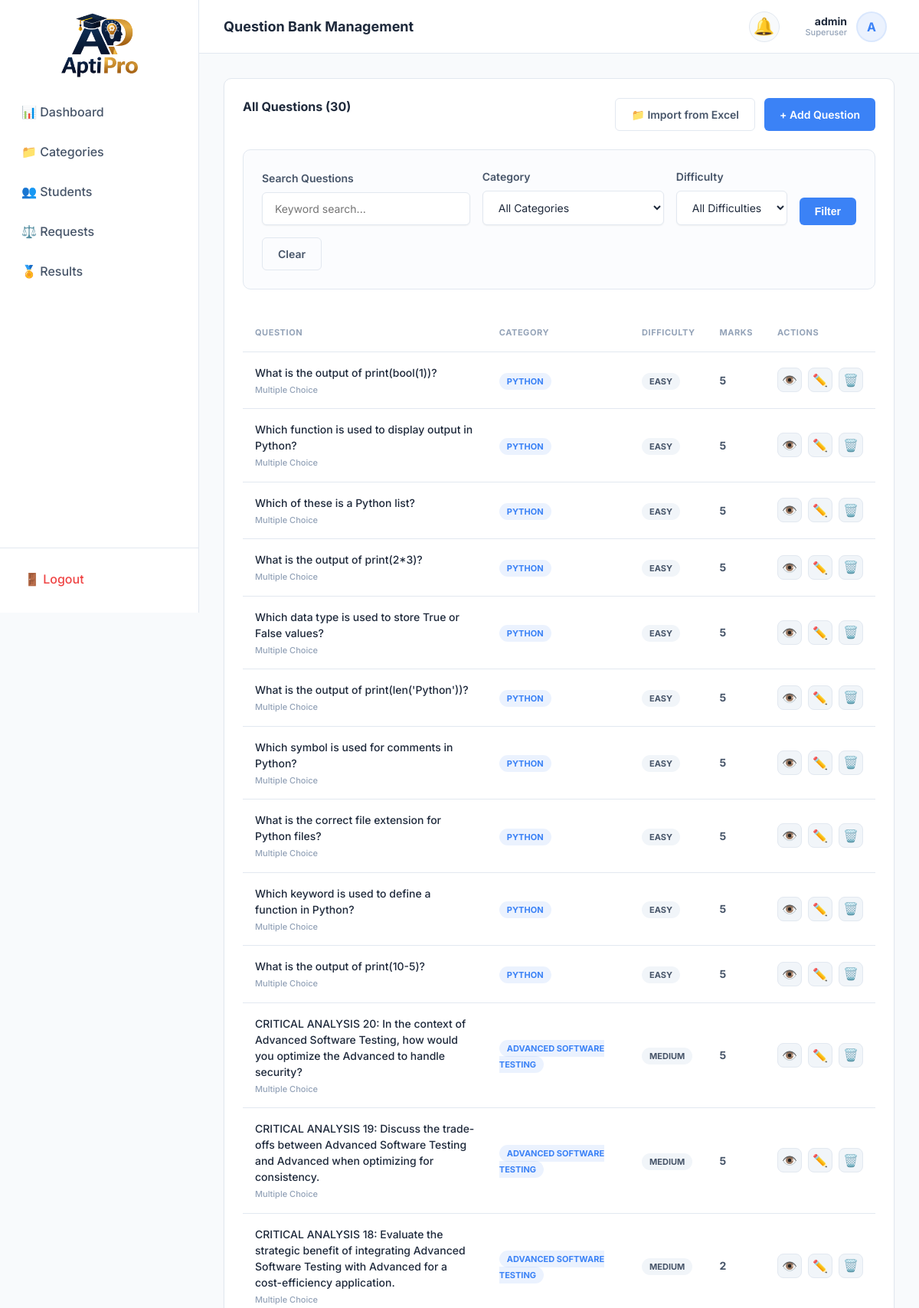
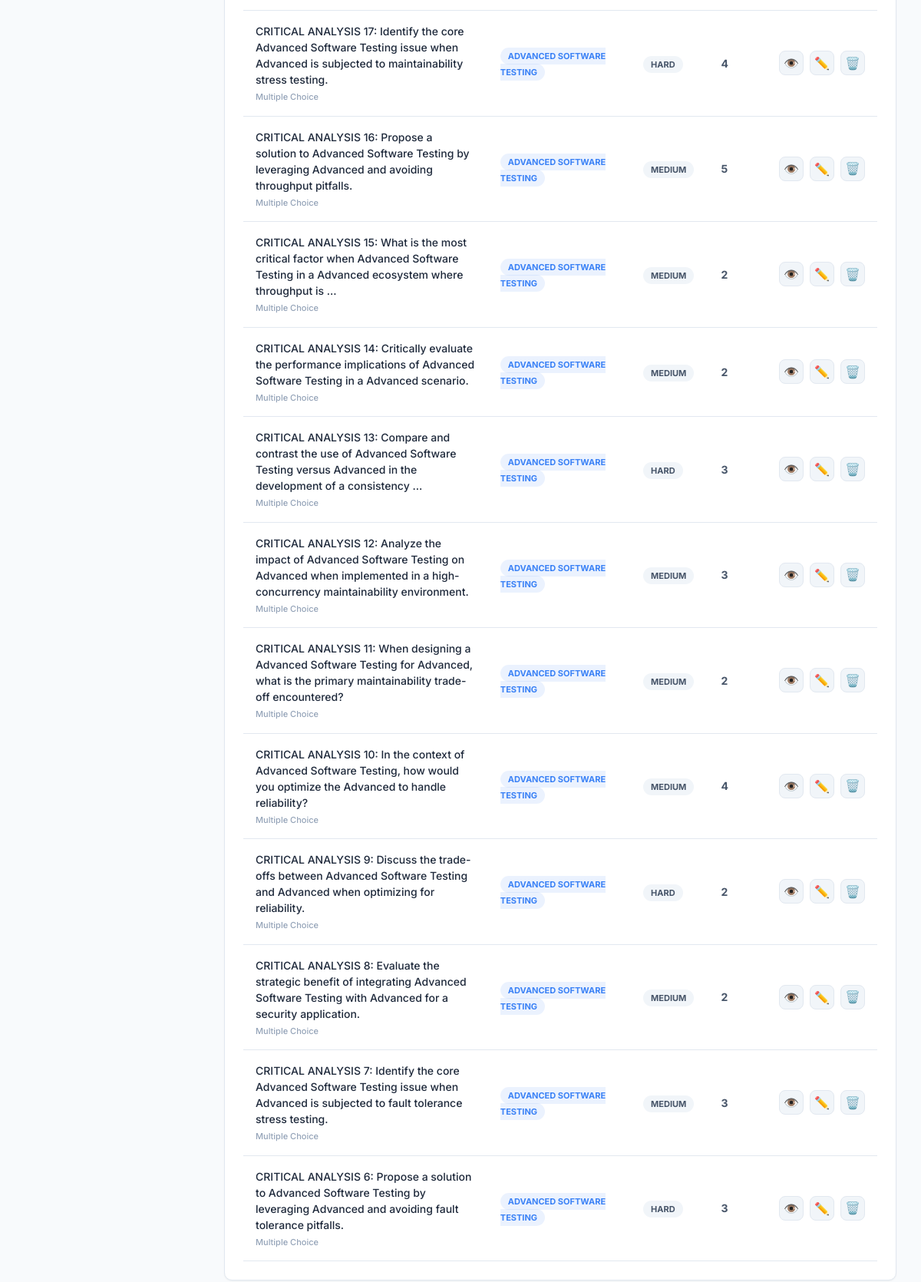
The app's page /admin-panel/questions/ (signed in) with its own data (2 pictures, top to bottom).
### exams/models.py (models this page shows, shortened)
class CustomUser(AbstractUser):
    class Role(models.TextChoices):
        STUDENT = 'Student', 'Student'
        ADMIN = 'Admin', 'Admin'
    role = models.CharField(
        max_length=10,
        choices=Role.choices,
        default=Role.STUDENT,
        db_index=True,
        help_text='Determines UI experience. Admin dashboard requires is_superuser.',
    )
    whatsapp_number = models.CharField(
        max_length=15,
        blank=True,
        validators=[
            RegexValidator(
                regex=r'^\+?1?\d{9,15}$',
                message='WhatsApp number must be 9-15 digits, optionally starting with +.',
            )
        ],
        help_text='WhatsApp number for direct contact.',
    )
    phone_number = models.CharField(
        max_length=15,
        blank=True,
        validators=[
            RegexValidator(
                regex=r'^\+?1?\d{9,15}$',
                message='Phone number must be 9-15 digits, optionally starting with +.',
            )
        ],
        help_text='Primary contact number.',
    )
    profile_photo = models.ImageField(
        upload_to='profile_photos/%Y/%m/',
        blank=True,
        null=True,
        help_text='Student profile picture.',
    )
    date_of_birth = models.DateField(
        blank=True,
        null=True,
        help_text='Student date of birth.',
    )
    address = models.TextField(
        blank=True,
        help_text='Full postal address.',
    )
    institution = models.CharField(
        max_length=200,
        blank=True,
        help_text='School / college / university name.',
    )
    @property
    def name(self):
        if self.first_name and self.last_name:
            return f"{self.first_name} {self.last_name}"
        return self.first_name or self.username
    class Meta:
        verbose_name = 'User'
        verbose_name_plural = 'Users'
        ordering = ['-date_joined']
        indexes = [
            models.Index(fields=['role'], name='idx_user_role'),
            models.Index(fields=['-date_joined'], name='idx_user_joined'),
            models.Index(fields=['email'], name='idx_user_email'),
        ]

class Question(models.Model):
    class Difficulty(models.TextChoices):
        EASY = 'Easy', 'Easy'
        MEDIUM = 'Medium', 'Medium'
        HARD = 'Hard', 'Hard'
    class QuestionType(models.TextChoices):
        MCQ = 'MCQ', 'Multiple Choice'
        SHORT_ANSWER = 'Short Answer', 'Short Answer'
        ESSAY = 'Essay', 'Essay'
        TRUE_FALSE = 'True/False', 'True / False'
    objects = QuestionManager()
    id = models.UUIDField(
        primary_key=True,
        default=uuid.uuid4,
        editable=False,
        help_text='Unique question identifier.',
    )
    category = models.ForeignKey(
        'Category',
        on_delete=models.CASCADE,
        related_name='questions',
        db_index=True,
        null=True, # For existing records during migration
        help_text='Linked category for this question.'
    )
    difficulty = models.CharField(
        max_length=10,
        choices=Difficulty.choices,
        default=Difficulty.MEDIUM,
        db_index=True,
        help_text='Difficulty tier for balanced paper generation.',
    )
    question_type = models.CharField(
        max_length=20,
        choices=QuestionType.choices,
        default=QuestionType.MCQ,
        db_index=True,
        help_text='Determines answer input format on the student interface.',
    )
    question_text = models.TextField(
        help_text='Full question statement displayed to the student.',
    )
    option_a = models.CharField(max_length=500, blank=True, help_text='Option A (MCQ / True-False).')
    option_b = models.CharField(max_length=500, blank=True, help_text='Option B (MCQ / True-False).')
    option_c = models.CharField(max_length=500, blank=True, help_text='Option C (MCQ).')
    option_d = models.CharField(max_length=500, blank=True, help_text='Option D (MCQ).')
    correct_answer = models.CharField(
        max_length=500,
        help_text='The correct answer. For MCQ, store the option letter (A/B/C/D).',
    )
    marks = models.PositiveIntegerField(
        default=1,
        validators=[MinValueValidator(1), MaxValueValidator(100)],
        help_text='Marks awarded for a correct answer (1-100).',
    )
    time_limit_minutes = models.PositiveIntegerField(
        default=2,
        validators=[MinValueValidator(1), MaxValueValidator(120)],
        help_text='Per-question time limit in minutes (1-120).',
    )
    created_by = models.ForeignKey(
        settings.AUTH_USER_MODEL,
        on_delete=models.SET_NULL,
        null=True,
        blank=True,
        related_name='created_questions',
        help_text='Admin who created or imported this question.',
    )
    created_at = models.DateTimeField(auto_now_add=True, db_index=True)
    updated_at = models.DateTimeField(auto_now=True)
    is_active = models.BooleanField(
        default=True,
        db_index=True,
        help_text='Soft-delete flag. Inactive questions are excluded from paper generation.',
    )
    objects = QuestionManager()
    class Meta:
        verbose_name = 'Question'
        verbose_name_plural = 'Questions'
        ordering = ['-created_at']
        indexes = [
            models.Index(fields=['category', 'difficulty'], name='idx_q_cat_diff'),
            models.Index(fields=['category', 'difficulty', 'is_active'], name='idx_q_cat_diff_active'),
            models.Index(fields=['question_type', 'is_active'], name='idx_q_type_active'),
            models.Index(fields=['-created_at'], name='idx_q_created'),
        ]

class Category(models.Model):
    name = models.CharField(
        max_length=100,
        unique=True,
        db_index=True,
        help_text='Name of the exam category.'
    )
    description = models.TextField(
        blank=True,
        help_text='Brief overview of what this category covers.'
    )
    created_at = models.DateTimeField(auto_now_add=True, db_index=True)
    is_active = models.BooleanField(
        default=True,
        db_index=True,
        help_text='Whether this category is visible to students.'
    )
    class Meta:
        verbose_name = 'Category'
        verbose_name_plural = 'Categories'
        ordering = ['name']
        indexes = [
            models.Index(fields=['name'], name='idx_cat_name'),
            models.Index(fields=['-created_at'], name='idx_cat_created'),
        ]

### exams/views.py (the view)
# urls.py: path('admin-panel/questions/', views.AdminQuestionsView.as_view(), name='admin_questions'),
class AdminQuestionsView(SuperuserRequiredMixin, ListView):
    template_name = 'exams/admin/questions.html'
    context_object_name = 'questions'
    paginate_by = 25
    def get_queryset(self):
        qs = Question.objects.filter(is_active=True).order_by('-created_at')
        category = self.request.GET.get('category', '').strip()
        difficulty = self.request.GET.get('difficulty', '').strip()
        q_type = self.request.GET.get('type', '').strip()
        search = self.request.GET.get('search', '').strip()
        if category:
            qs = qs.filter(category=category)
        if difficulty:
            qs = qs.filter(difficulty=difficulty)
        if q_type:
            qs = qs.filter(question_type=q_type)
        if search:
            qs = qs.filter(question_text__icontains=search)
        return qs
    def get_context_data(self, **kwargs):
        ctx = super().get_context_data(**kwargs)
        ctx['categories'] = Category.objects.all().order_by('name')
        ctx['difficulties'] = Question.Difficulty.choices
        ctx['question_types'] = Question.QuestionType.choices
        ctx['current_category'] = self.request.GET.get('category', '')
        ctx['current_difficulty'] = self.request.GET.get('difficulty', '')
        ctx['current_type'] = self.request.GET.get('type', '')
        ctx['search'] = self.request.GET.get('search', '')
        ctx['total_questions'] = Question.objects.filter(is_active=True).count()
        return ctx

### exams/mixins.py (called while the page is built)
    def test_func(self):
        return self.request.user.is_superuser

### templates/exams/admin/questions.html (shortened to what this page needs)
{% extends 'base.html' %}
{% load static %}
{% block page_title %}Question Bank Management{% endblock %}
{% block content %}
<div class="card">
  <div style="display: flex; align-items: center; justify-content: space-between; margin-bottom: 24px;">
    <div class="card-title">All Questions ({{ total_questions }})</div>
    <div style="display: flex; gap: 12px;">
      <a href="{% url 'admin_import_questions' %}" class="btn btn-outline btn-sm">📁 Import from Excel</a>
      <a href="{% url 'admin_add_question' %}" class="btn btn-primary btn-sm">+ Add Question</a>
    </div>
  </div>
  <div class="card" style="box-shadow: none; background: #fbfcfe; margin-bottom: 32px;">
    <form method="GET" style="display: flex; gap: 16px; flex-wrap: wrap; align-items: flex-end;">
      <div style="flex: 1; min-width: 200px;">
        <label class="label">Search Questions</label>
        <input type="text" name="search" value="{{ search }}" class="input" placeholder="Keyword search...">
      </div>
      <div style="min-width: 150px;">
        <label class="label">Category</label>
        <select name="category" class="input">
          <option value="">All Categories</option>
        </select>
      </div>
      <div style="min-width: 120px;">
        <label class="label">Difficulty</label>
        <select name="difficulty" class="input">
          <option value="">All Difficulties</option>
        </select>
      </div>
      <button type="submit" class="btn btn-primary">Filter</button>
      <a href="{% url 'admin_questions' %}" class="btn btn-outline">Clear</a>
    </form>
  </div>
  <div class="table-container">
    <table class="data-table">
      <thead>
        <tr>
          <th>Question</th>
          <th>Category</th>
          <th>Difficulty</th>
          <th>Marks</th>
          <th>Actions</th>
        </tr>
      </thead>
      <tbody>
        {% for q in questions %}
          <tr>
            <td style="max-width: 400px; font-weight: 500;">
              <div style="color: var(--text-primary);">{{ q.question_text|truncatewords:20 }}</div>
              <div style="font-size: 11px; color: var(--text-muted); margin-top: 4px;">{{ q.get_question_type_display }}</div>
            </td>
            <td><span class="badge badge-approved" style="background: var(--accent-primary-light); color: var(--accent-primary);">{{ q.category.name }}</span></td>
            <td><span class="badge badge-approved" style="background: #f1f5f9; color: var(--text-secondary);">{{ q.difficulty }}</span></td>
            <td style="font-weight: 700;">{{ q.marks }}</td>
            <td>
              <div style="display: flex; gap: 8px;">
                <a href="{% url 'admin_view_question' q.pk %}" class="btn-action btn-view" title="View Details">👁️</a>
                <a href="{% url 'admin_edit_question' q.pk %}" class="btn-action btn-edit" title="Edit Question">✏️</a>
                <form action="{% url 'admin_delete_question' q.pk %}" method="POST"
                      onsubmit="confirmAction({event: event, title: 'Delete Question?', text: 'This question will be permanently removed from the bank.', confirmButtonText: 'Yes, Delete', callback: () => this.submit()});" style="display: inline;">
                  <button type="submit" class="btn-action btn-delete" title="Delete Question">🗑️</button>
                </form>
              </div>
            </td>
          </tr>
        {% empty %}
          <tr>
            <td colspan="5" style="text-align: center; color: var(--text-muted); padding: 48px;">
              No questions matching your criteria.
            </td>
          </tr>
        {% endfor %}
      </tbody>
    </table>
  </div>
</div>
{% endblock %}

### templates/base.html (shortened to what this page needs)
{% load static %}
<!DOCTYPE html>
<html lang="en">
<head>
  <link rel="stylesheet" href="{% static 'css/style.css' %}">
</head>
<body class="{% block body_class %}{% endblock %}">
  <div class="app-container">
    {% if user.is_authenticated %}
    <div class="sidebar" id="sidebar">
      <div class="brand" style="display: flex; justify-content: center; margin-top: -3.5rem;margin-bottom: -4rem;">
        <img src="{% static 'images/logo.png' %}" alt="Aptipro Logo"
          style="height: 150px; width: 200px; object-fit: contain;">
      </div>
      <nav class="sidebar-nav">
        {% if user.is_superuser %}
        <a href="{% url 'admin_dashboard' %}"
          class="nav-link {% if request.resolver_match.url_name == 'admin_dashboard' %}active{% endif %}">📊
          Dashboard</a>
        <a href="{% url 'admin_categories' %}"
          class="nav-link {% if 'category' in request.resolver_match.url_name %}active{% endif %}">📁 Categories</a>
        <a href="{% url 'admin_students' %}"
          class="nav-link {% if 'student' in request.resolver_match.url_name %}active{% endif %}">👥 Students</a>
        <a href="{% url 'admin_exam_requests' %}"
          class="nav-link {% if 'request' in request.resolver_match.url_name %}active{% endif %}">⚖️ Requests</a>
        <a href="{% url 'admin_results' %}"
          class="nav-link {% if 'result' in request.resolver_match.url_name %}active{% endif %}">🏅 Results</a>
        {% endif %}
      </nav>
      <div style="padding: 16px; border-top: 1px solid var(--border-color);">
        <a href="{% url 'logout' %}" class="nav-link" style="color: var(--accent-danger);">🚪 Logout</a>
      </div>
    </div>
    {% endif %}
    <div class="main-content">
      {% if user.is_authenticated %}
      <header class="header">
        <h1 style="font-size: 18px; font-weight: 700; color: var(--text-primary);">
          {% block page_title %}Dashboard{% endblock %}
        </h1>
        <div class="header-actions">
          <div class="notification-container" id="notifContainer">
            <div class="notification-bell" onclick="toggleNotifDropdown(event)">
              🔔 {% if unread_count > 0 %}<span class="notification-badge" id="notifBadge"></span>{% endif %}
            </div>
          </div>
          <div class="user-meta" id="userMenuTrigger" onclick="toggleUserDropdown(event)">
            <div class="user-profile-trigger">
              <div class="user-info-text">
                <span class="user-name">{{ user.name|default:user.username }}</span>
                <span class="user-role">{{ user.get_role_display }}</span>
              </div>
              {% if user.profile_photo %}
              <img src="{{ user.profile_photo.url }}" alt="Profile" class="profile-circle">
              {% else %}
              <div class="profile-placeholder">{{ user.username.0|upper }}</div>
              {% endif %}
            </div>
          </div>
        </div>
      </header>
      {% endif %}
      <main class="content-body">
        {% block content %}{% endblock %}
      </main>
    </div>
  </div>
</body>
</html>

### records on screen
CustomUser: name "admin", role "Superuser", username.0 "A"
Question: question_text "What is the output of print(bool(1))?", question_type "Multiple Choice", category.name "PYTHON", difficulty "EASY", marks "5"
Question: question_text "Which function is used to display output in Python?", question_type "Multiple Choice", category.name "PYTHON", difficulty "EASY", marks "5"
Question: question_text "Which of these is a Python list?", question_type "Multiple Choice", category.name "PYTHON", difficulty "EASY", marks "5"
Question: question_text "What is the output of print(2*3)?", question_type "Multiple Choice", category.name "PYTHON", difficulty "EASY", marks "5"
Question: question_text "Which data type is used to store True or False values?", question_type "Multiple Choice", category.name "PYTHON", difficulty "EASY", marks "5"
Question: question_text "What is the output of print(len('Python'))?", question_type "Multiple Choice", category.name "PYTHON", difficulty "EASY", marks "5"
Question: question_text "Which symbol is used for comments in Python?", question_type "Multiple Choice", category.name "PYTHON", difficulty "EASY", marks "5"
Question: question_text "What is the correct file extension for Python files?", question_type "Multiple Choice", category.name "PYTHON", difficulty "EASY", marks "5"
Question: question_text "Which keyword is used to define a function in Python?", question_type "Multiple Choice", category.name "PYTHON", difficulty "EASY", marks "5"
Question: question_text "What is the output of print(10-5)?", question_type "Multiple Choice", category.name "PYTHON", difficulty "EASY", marks "5"
Question: question_text "CRITICAL ANALYSIS 20: In the context of Advanced Software Testing, how would you optimize the Advanced to handle security?", question_type "Multiple Choice", category.name "ADVANCED SOFTWARE TESTING", difficulty "MEDIUM", marks "5"
Question: question_text "CRITICAL ANALYSIS 19: Discuss the trade-offs between Advanced Software Testing and Advanced when optimizing for consistency.", question_type "Multiple Choice", category.name "ADVANCED SOFTWARE TESTING", difficulty "MEDIUM", marks "5"
Question: question_text "CRITICAL ANALYSIS 18: Evaluate the strategic benefit of integrating Advanced Software Testing with Advanced for a cost-efficiency application.", question_type "Multiple Choice", category.name "ADVANCED SOFTWARE TESTING", difficulty "MEDIUM", marks "2"
Question: question_text "CRITICAL ANALYSIS 17: Identify the core Advanced Software Testing issue when Advanced is subjected to maintainability stress testing.", question_type "Multiple Choice", category.name "ADVANCED SOFTWARE TESTING", difficulty "HARD", marks "4"
Question: question_text "CRITICAL ANALYSIS 16: Propose a solution to Advanced Software Testing by leveraging Advanced and avoiding throughput pitfalls.", question_type "Multiple Choice", category.name "ADVANCED SOFTWARE TESTING", difficulty "MEDIUM", marks "5"
Question: question_text "CRITICAL ANALYSIS 15: What is the most critical factor when Advanced Software Testing in a Advanced ecosystem where throughput is …", question_type "Multiple Choice", category.name "ADVANCED SOFTWARE TESTING", difficulty "MEDIUM", marks "2"
Question: question_text "CRITICAL ANALYSIS 14: Critically evaluate the performance implications of Advanced Software Testing in a Advanced scenario.", question_type "Multiple Choice", category.name "ADVANCED SOFTWARE TESTING", difficulty "MEDIUM", marks "2"
Question: question_text "CRITICAL ANALYSIS 13: Compare and contrast the use of Advanced Software Testing versus Advanced in the development of a consistency …", question_type "Multiple Choice", category.name "ADVANCED SOFTWARE TESTING", difficulty "HARD", marks "3"
Question: question_text "CRITICAL ANALYSIS 12: Analyze the impact of Advanced Software Testing on Advanced when implemented in a high-concurrency maintainability environment.", question_type "Multiple Choice", category.name "ADVANCED SOFTWARE TESTING", difficulty "MEDIUM", marks "3"
Question: question_text "CRITICAL ANALYSIS 11: When designing a Advanced Software Testing for Advanced, what is the primary maintainability trade-off encountered?", question_type "Multiple Choice", category.name "ADVANCED SOFTWARE TESTING", difficulty "MEDIUM", marks "2"
Question: question_text "CRITICAL ANALYSIS 10: In the context of Advanced Software Testing, how would you optimize the Advanced to handle reliability?", question_type "Multiple Choice", category.name "ADVANCED SOFTWARE TESTING", difficulty "MEDIUM", marks "4"
Question: question_text "CRITICAL ANALYSIS 9: Discuss the trade-offs between Advanced Software Testing and Advanced when optimizing for reliability.", question_type "Multiple Choice", category.name "ADVANCED SOFTWARE TESTING", difficulty "HARD", marks "2"
Question: question_text "CRITICAL ANALYSIS 8: Evaluate the strategic benefit of integrating Advanced Software Testing with Advanced for a security application.", question_type "Multiple Choice", category.name "ADVANCED SOFTWARE TESTING", difficulty "MEDIUM", marks "2"
Question: question_text "CRITICAL ANALYSIS 7: Identify the core Advanced Software Testing issue when Advanced is subjected to fault tolerance stress testing.", question_type "Multiple Choice", category.name "ADVANCED SOFTWARE TESTING", difficulty "MEDIUM", marks "3"
Question: question_text "CRITICAL ANALYSIS 6: Propose a solution to Advanced Software Testing by leveraging Advanced and avoiding fault tolerance pitfalls.", question_type "Multiple Choice", category.name "ADVANCED SOFTWARE TESTING", difficulty "HARD", marks "3"

### other values on screen
{{ total_questions }} "30"
